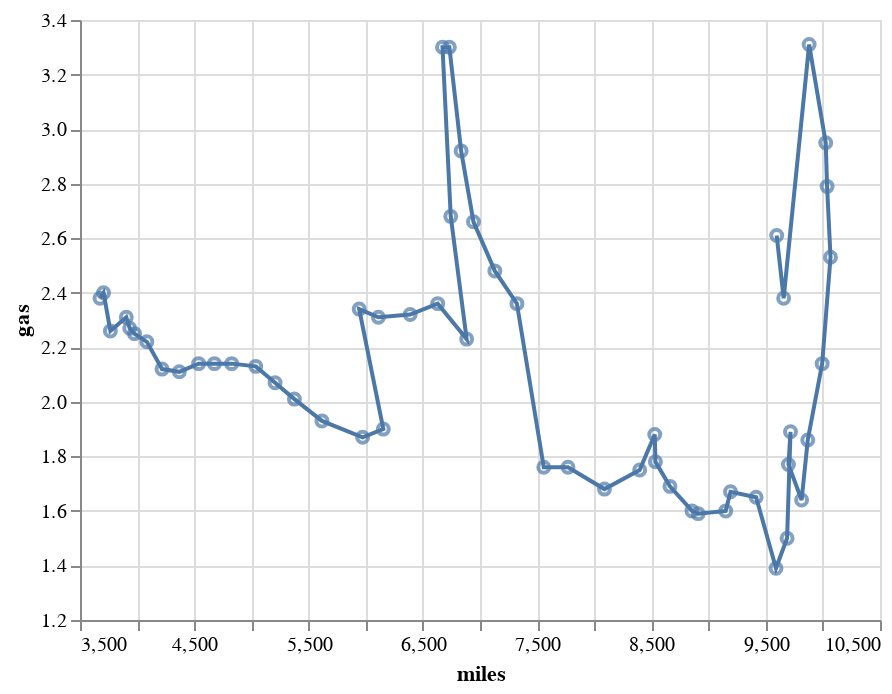

Notebook code for this chart:
### Markdown cell above
## Layer points and lines with custom path

### Code cell
base = alt.Chart(driving).encode(
    alt.X('miles', scale=alt.Scale(zero=False)),
    alt.Y('gas', scale=alt.Scale(zero=False)),
    order='year:T',
)

base.mark_line() + base.mark_point()

### Figure 1 — Vega-Lite specification as saved in the notebook (floating-point values rounded to 4 significant figures)
{"config": {"view": {"continuousWidth": 400, "continuousHeight": 300}}, "layer": [{"mark": "line", "encoding": {"order": {"type": "temporal", "field": "year"}, "x": {"type": "quantitative", "field": "miles", "scale": {"zero": false}}, "y": {"type": "quantitative", "field": "gas", "scale": {"zero": false}}}}, {"mark": "point", "encoding": {"order": {"type": "temporal", "field": "year"}, "x": {"type": "quantitative", "field": "miles", "scale": {"zero": false}}, "y": {"type": "quantitative", "field": "gas", "scale": {"zero": false}}}}], "data": {"name": "data-e24c277102dddc2eceb7d9aaeb087c70"}, "$schema": "https://vega.github.io/schema/vega-lite/v4.0.0.json", "datasets": {"data-e24c277102dddc2eceb7d9aaeb087c70": [{"side": "left", "year": 1956, "miles": 3675, "gas": 2.38}, {"side": "right", "year": 1957, "miles": 3706, "gas": 2.4}, {"side": "bottom", "year": 1958, "miles": 3766, "gas": 2.26}, {"side": "top", "year": 1959, "miles": 3905, "gas": 2.31}, {"side": "right", "year": 1960, "miles": 3935, "gas": 2.27}, {"side": "bottom", "year": 1961, "miles": 3977, "gas": 2.25}, {"side": "right", "year": 1962, "miles": 4085, "gas": 2.22}, {"side": "bottom", "year": 1963, "miles": 4218, "gas": 2.12}, {"side": "bottom", "year": 1964, "miles": 4369, "gas": 2.11}, {"side": "bottom", "year": 1965, "miles": 4538, "gas": 2.14}, {"side": "top", "year": 1966, "miles": 4676, "gas": 2.14}, {"side": "bottom", "year": 1967, "miles": 4827, "gas": 2.14}, {"side": "right", "year": 1968, "miles": 5038, "gas": 2.13}, {"side": "right", "year": 1969, "miles": 5207, "gas": 2.07}, {"side": "right", "year": 1970, "miles": 5376, "gas": 2.01}, {"side": "bottom", "year": 1971, "miles": 5617, "gas": 1.93}, {"side": "bottom", "year": 1972, "miles": 5973, "gas": 1.87}, {"side": "right", "year": 1973, "miles": 6154, "gas": 1.9}, {"side": "left", "year": 1974, "miles": 5943, "gas": 2.34}, {"side": "bottom", "year": 1975, "miles": 6111, "gas": 2.31}, {"side": "bottom", "year": 1976, "miles": 6389, "gas": 2.32}, {"side": "top", "year": 1977, "miles": 6630, "gas": 2.36}, {"side": "bottom", "year": 1978, "miles": 6883, "gas": 2.23}, {"side": "left", "year": 1979, "miles": 6744, "gas": 2.68}, {"side": "left", "year": 1980, "miles": 6672, "gas": 3.3}, {"side": "right", "year": 1981, "miles": 6732, "gas": 3.3}, {"side": "right", "year": 1982, "miles": 6835, "gas": 2.92}, {"side": "right", "year": 1983, "miles": 6943, "gas": 2.66}, {"side": "right", "year": 1984, "miles": 7130, "gas": 2.48}, {"side": "right", "year": 1985, "miles": 7323, "gas": 2.36}, {"side": "left", "year": 1986, "miles": 7558, "gas": 1.76}, {"side": "top", "year": 1987, "miles": 7770, "gas": 1.76}, {"side": "bottom", "year": 1988, "miles": 8089, "gas": 1.68}, {"side": "left", "year": 1989, "miles": 8397, "gas": 1.75}, {"side": "top", "year": 1990, "miles": 8529, "gas": 1.88}, {"side": "right", "year": 1991, "miles": 8535, "gas": 1.78}, {"side": "right", "year": 1992, "miles": 8662, "gas": 1.69}, {"side": "left", "year": 1993, "miles": 8855, "gas": 1.6}, {"side": "bottom", "year": 1994, "miles": 8909, "gas": 1.59}, {"side": "bottom", "year": 1995, "miles": 9150, "gas": 1.6}, {"side": "top", "year": 1996, "miles": 9192, "gas": 1.67}, {"side": "right", "year": 1997, "miles": 9416, "gas": 1.65}, {"side": "bottom", "year": 1998, "miles": 9590, "gas": 1.39}, {"side": "right", "year": 1999, "miles": 9687, "gas": 1.5}, {"side": "top", "year": 2000, "miles": 9717, "gas": 1.89}, {"side": "left", "year": 2001, "miles": 9699, "gas": 1.77}, {"side": "bottom", "year": 2002, "miles": 9814, "gas": 1.64}, {"side": "right", "year": 2003, "miles": 9868, "gas": 1.86}, {"side": "left", "year": 2004, "miles": 9994, "gas": 2.14}, {"side": "left", "year": 2005, "miles": 10067, "gas": 2.53}, {"side": "right", "year": 2006, "miles": 10037, "gas": 2.79}, {"side": "right", "year": 2007, "miles": 10025, "gas": 2.95}, {"side": "left", "year": 2008, "miles": 9880, "gas": 3.31}, {"side": "bottom", "year": 2009, "miles": 9657, "gas": 2.38}, {"side": "left", "year": 2010, "miles": 9596, "gas": 2.61}]}}
